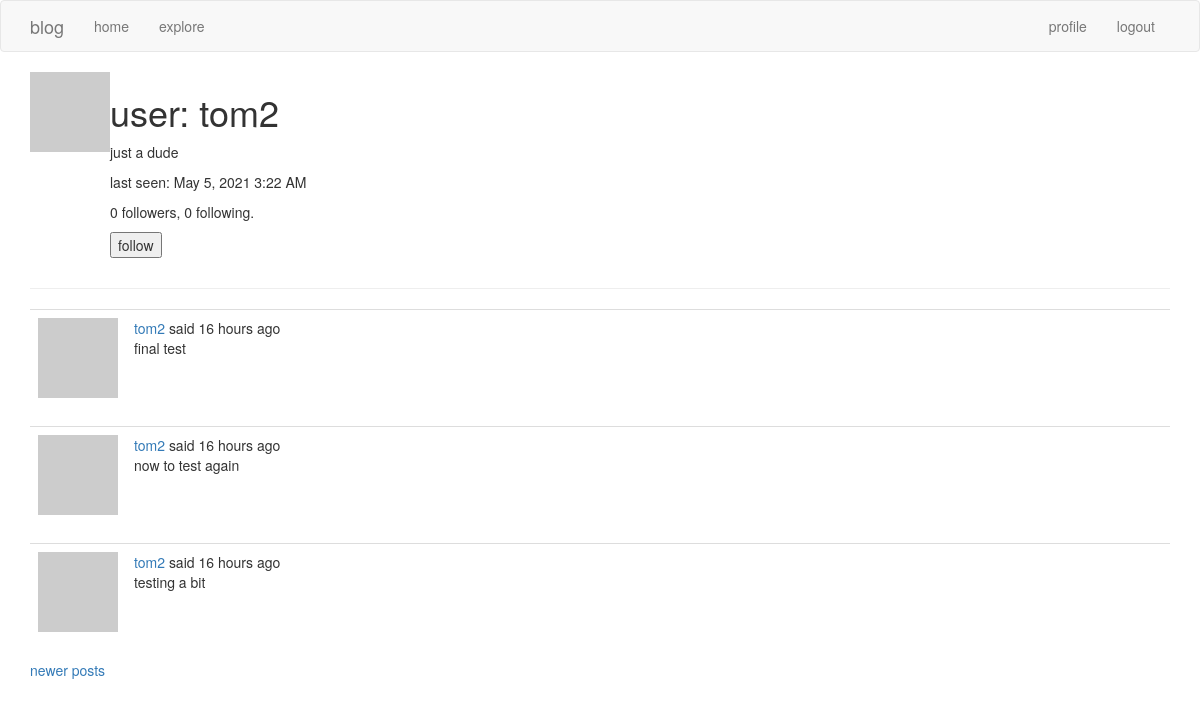
Screenshot of /user/tom2?page=2 (signed in) with the database file from the repository.
### app/models.py (models this page shows, shortened)
class User(UserMixin, db.Model):
    id       = db.Column(db.Integer, primary_key = True)
    username = db.Column(db.String(64),  index = True, unique = True)
    email    = db.Column(db.String(128), index = True, unique = True)
    about_me = db.Column(db.String(128))
    last_seen = db.Column(db.DateTime, default = datetime.utcnow)
    password_hash = db.Column(db.String(128))
    posts = db.relationship('Post', backref = 'author', lazy = 'dynamic')
    followed = db.relationship(
        'User', secondary = followers,
        primaryjoin = (followers.c.follower_id == id),
        secondaryjoin = (followers.c.followed_id == id),
        backref = db.backref('followers', lazy = 'dynamic'), lazy = 'dynamic')
    def avatar(self, size):
        digest = md5(self.email.lower().encode('utf-8')).hexdigest()
        return 'https://www.gravatar.com/avatar/{}?d=identicon&s={}'.format(digest, size)
    def is_following(self, user):
        return self.followed.filter(followers.c.followed_id == user.id).count() > 0

class Post(db.Model):
    id   = db.Column(db.Integer, primary_key = True)
    body = db.Column(db.String(128))
    timestamp = db.Column(db.DateTime, index = True, default = datetime.utcnow)
    user_id = db.Column(db.Integer, db.ForeignKey('user.id'))

### app/routes.py (the view)
@app.route('/user/<username>')
@login_required
def user(username):
    user = User.query.filter_by(username = username).first_or_404()
    page = request.args.get('page', 1, type = int)
    posts = user.posts.order_by(Post.timestamp.desc()).paginate(page, app.config['POSTS_PER_PAGE'], False)
    next_url = url_for('user', username = user.username, page = posts.next_num) if posts.has_next else None
    prev_url = url_for('user', username = user.username, page = posts.prev_num) if posts.has_prev else None
    form = EmptyForm()
    return render_template('user.html', user = user, form = form, posts = posts.items, next_url = next_url, prev_url = prev_url)

### app/forms.py
class EmptyForm(FlaskForm):
    submit = SubmitField('submit')

### app/models.py (called while the page is built)
@login.user_loader
def load_user(id):
    return User.query.get(int(id))

### app/routes.py (called while the page is built)
@app.before_request
def before_request():
    if current_user.is_authenticated:
        current_user.last_seen = datetime.utcnow()
        db.session.commit()

### app/templates/user.html (shortened to what this page needs)
{% extends 'base.html' %}
{% block app_content %}
    <table>
        <tr valign = 'top'>
            <td><img src = "{{ user.avatar(128) }}"></td>
            <td>
                <h1> user: {{ user.username }} </h1>
                {% if user.about_me %}
                <p> {{ user.about_me }} </p>
                {% endif %}
                {% if user.last_seen %}
                <p> last seen: {{ moment(user.last_seen).format('LLL') }} </p>
                {% endif %}
                <p>{{ user.followers.count() }} followers, {{ user.followed.count() }} following. </p>
                {% if user == current_user %}
                <p><a href = "{{ url_for('edit_profile') }}"> edit your profile </a></p>
                {% elif not current_user.is_following(user) %}
                <p>
                    <form action="{{ url_for('follow', username = user.username) }}" method = "post">
                        {{ form.submit(value = 'follow') }}
                    </form>
                </p>
                {% endif %}
            </td>
        </tr>
    </table>
    <hr>
    {% for post in posts %}
        {% include '_post.html' %}
    {% endfor %}
    {% if prev_url %}
    <a href = "{{ prev_url }}"> newer posts </a>
    {% endif %}
{% endblock %}

### app/templates/_post.html
    <table class = "table table-hover">
        <tr>
            <td width = "70px">
                <a href = "{{ url_for('user', username = post.author.username) }}">
                    <img src = "{{ post.author.avatar(70) }}" />
                </a>
            </td>
            <td>
                <a href = "{{ url_for('user', username = post.author.username) }}">
                    {{ post.author.username }}
                </a>
                said {{ moment(post.timestamp).fromNow() }}
                <br>
                {{ post.body }}
            </td>
        </tr>
    </table>

### rows the page displays
User: username "tom2", about_me "just a dude", last_seen "May 5, 2021 3:22 AM"
Post: author.username "tom2", timestamp "16 hours ago", body "final test"
Post: author.username "tom2", timestamp "16 hours ago", body "now to test again"
Post: author.username "tom2", timestamp "16 hours ago", body "testing a bit"

### other values shown
{{ user.followers.count() }} "0"
{{ user.followed.count() }} "0"
